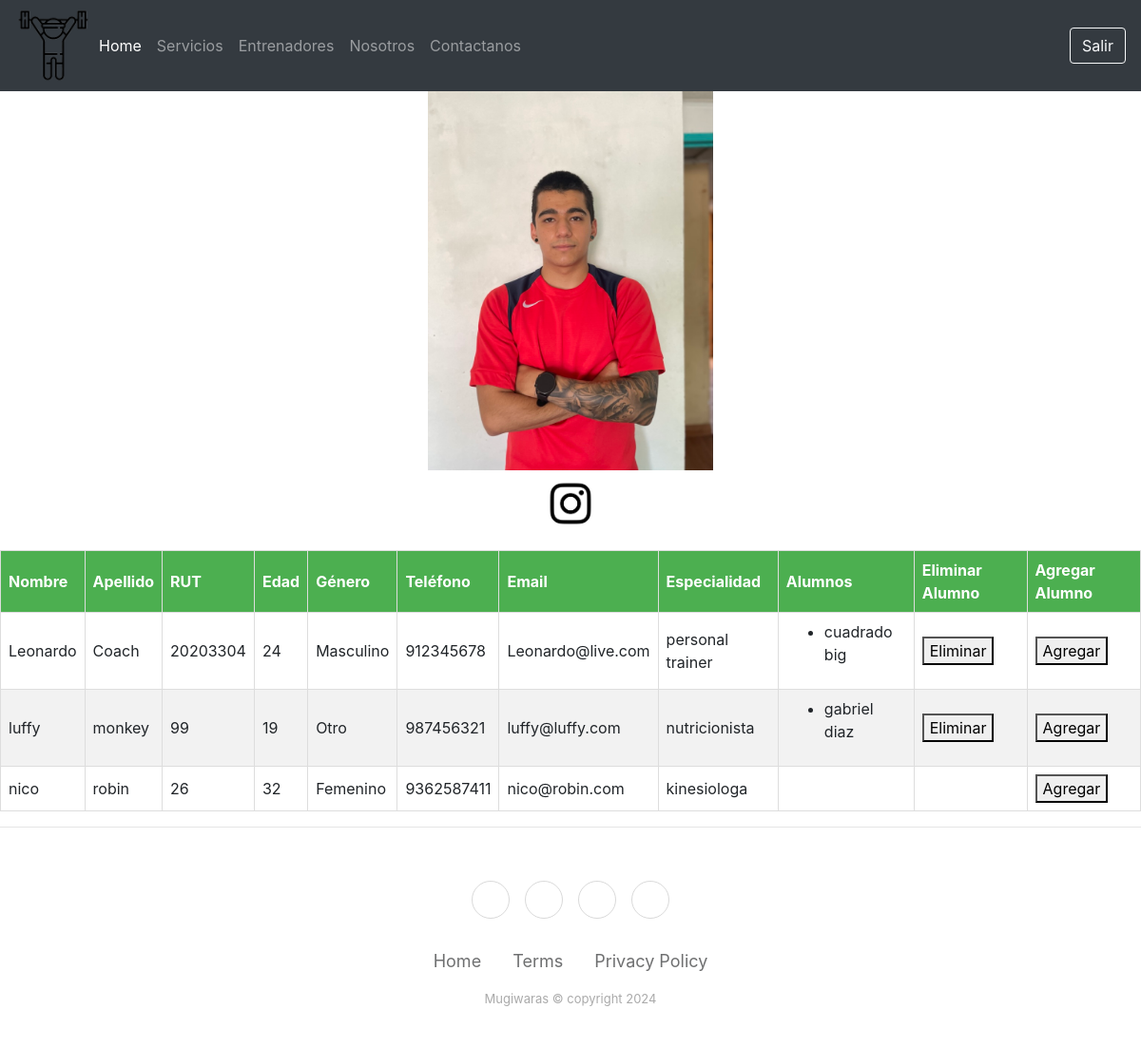
The page /gymapp/Entrenadores (signed in) on the database its author committed.
### gymapp/models.py (models this page shows, shortened)
class Profesional(models.Model):
    GENERO_CHOICES = (
        ('M', 'Masculino'),
        ('F', 'Femenino'),
        ('O', 'Otro'),
    )
    nombre = models.CharField(max_length=100)
    apellido = models.CharField(max_length=100)
    rut = models.CharField(max_length=12, unique=True)
    edad = models.PositiveIntegerField()
    genero = models.CharField(max_length=1, choices=GENERO_CHOICES)
    telefono = models.CharField(max_length=20)
    email = models.EmailField()
    especialidad = models.CharField(max_length=50)  # Se puede convertir en ForeignKey si se tiene una tabla de especialidades

class ClienteGimnasio(models.Model):
    GENERO_CHOICES = (
        ('M', 'Masculino'),
        ('F', 'Femenino'),
        ('O', 'Otro'),
    )
    nombre = models.CharField(max_length=100)
    apellido = models.CharField(max_length=100)
    rut = models.CharField(max_length=12, unique=True)
    edad = models.PositiveIntegerField()
    genero = models.CharField(max_length=1, choices=GENERO_CHOICES)
    telefono = models.CharField(max_length=20)
    email = models.EmailField()
    entrenador = models.ForeignKey('gymapp.Profesional', on_delete=models.CASCADE, related_name='alumnos')

### gymapp/views.py (the view)
# urls.py: path('Entrenadores', views.Entrenadores, name='Entrenadores'),
@login_required
def Entrenadores(request):
    profesionales = Profesional.objects.all()
    context = {'profesionales': profesionales}
    return render(request, 'gymapp/Entrenadores.html', context)

### gymapp/templates/gymapp/Entrenadores.html (shortened to what this page needs)
{% extends 'gymapp/main.html' %}
{% load static %}
{% block content %}
    <link rel="stylesheet" href="{% static 'css/entrenadores.css' %}" />
    <div class="contenedor">
        <img src="{% static 'img/leocoach.jpeg' %}" alt="Mi Imagen" class="imagen-central">
        <a href="https://www.instagram.com/leo.coachpersonal?igsh=MWhueHFleTIxOTJ1NA==" target="_blank">
            <img src="{% static 'img/ig.png' %}" alt="Instagram" class="icono-instagram">
        </a>
    </div>
    <br>
    <table border="1">
        <thead>
            <tr>
                <th>Nombre</th>
                <th>Apellido</th>
                <th>RUT</th>
                <th>Edad</th>
                <th>Género</th>
                <th>Teléfono</th>
                <th>Email</th>
                <th>Especialidad</th>
                <th>Alumnos</th>
                <th>Eliminar Alumno</th>
                <th>Agregar Alumno</th>
            </tr>
            {% for profesional in profesionales %}
            <tr>
                <td>{{ profesional.nombre }}</td>
                <td>{{ profesional.apellido }}</td>
                <td>{{ profesional.rut }}</td>
                <td>{{ profesional.edad }}</td>
                <td>{{ profesional.get_genero_display }}</td>
                <td>{{ profesional.telefono }}</td>
                <td>{{ profesional.email }}</td>
                <td>{{ profesional.especialidad }}</td>
                <td>
                    <ul>
                        {% for alumno in profesional.alumnos.all %}
                        <li>{{ alumno.nombre }} {{ alumno.apellido }}</li>
                        {% endfor %}
                    </ul>
                </td>
                <td>
                    {% for alumno in profesional.alumnos.all %}
                    <form action="{% url 'eliminar_alumno' alumno.id %}" method="post">
                        <button type="submit">Eliminar</button>
                    </form>
                    {% endfor %}
                </td>
                <td>
                    <form action="{% url 'agregar_cliente_gimnasio' profesional.id %}" method="post">
                        <button type="submit">Agregar</button>
                    </form>
                </td>
            </tr>
            {% endfor %}
    </table>
{% endblock %}

### gymapp/templates/gymapp/main.html (shortened to what this page needs)
{% load static %}
<!DOCTYPE html>
<html >
<head>
    <link rel="stylesheet" href="https://cdn.jsdelivr.net/npm/bootstrap@4.3.1/dist/css/bootstrap.min.css">
    <link rel="stylesheet" href="https://cdnjs.cloudflare.com/ajax/libs/twitter-bootstrap/4.1.3/css/bootstrap.min.css">
    <link rel="stylesheet" href="https://cdnjs.cloudflare.com/ajax/libs/ionicons/2.0.1/css/ionicons.min.css">
    <link rel="stylesheet" href="{% static '/css/main.css' %}">
    <link rel="stylesheet" href="{% static '/css/footer.css' %}">
</head>
<body>
    {% include 'gymapp/navbar.html' %}
    {% block content %}
    {% endblock %}
    <hr>
    <div class="footer-basic">
        <footer>
            <div class="social"><a href="#"></a><a href="#"></a><a href="#"></a><a href="#"></a></div>
            <ul class="list-inline">
                <li class="list-inline-item"><a href="#">Home</a></li>
                <li class="list-inline-item"><a href="#">Terms</a></li>
                <li class="list-inline-item"><a href="#">Privacy Policy</a></li>
            </ul>
            <p class="copyright">Mugiwaras © copyright 2024</p>
        </footer>
    </div>
</body>
</html>

### gymapp/templates/gymapp/navbar.html (shortened to what this page needs)
{% load static %}
<nav class="navbar navbar-expand-lg navbar-dark bg-dark">
  <img src="{% static 'img/iconogym.png' %}" alt="" class="imagen-logo">
  <div class="collapse navbar-collapse" id="navbarNav">
      <ul class="navbar-nav mr-auto">
          <li class="nav-item active">
              <a class="nav-link" href="{% url 'index' %}">Home <span class="sr-only">(current)</span></a>
          </li>
          <li class="nav-item">
              <a class="nav-link" href="{% url 'Servicios' %}">Servicios</a>
          </li>
          <li class="nav-item">
              <a class="nav-link" href="{% url 'Entrenadores' %}">Entrenadores</a>
          </li>
          <li class="nav-item">
              <a class="nav-link " href="{% url 'Nosotros' %}">Nosotros</a>
          </li>
          <li class="nav-item">
              <a class="nav-link " href="{% url 'Contactanos' %}">Contactanos</a>
          </li>
      </ul>
      <ul class="navbar-nav">
          <li class="nav-item">
              <div class="wrapper">
                  {% if request.user.is_authenticated %}
                  <a href="{% url 'logout' %}" class="btn btn-outline-light">Salir</a>
                  {% else %}
                  <a href="{% url 'login' %}" class="btn btn-outline-light">Iniciar Sesión</a>
                  {% endif %}
              </div>
          </li>
      </ul>
  </div>
</nav>

### gymapp/static/css/main.css (style rules this page uses)
.imagen-logo { max-width: 150px; max-height: 80px; }

### gymapp/static/css/footer.css (style rules this page uses)
.footer-basic { padding:40px 0; background-color:#ffffff; color:#4b4c4d; }
.footer-basic ul { padding:0; list-style:none; text-align:center; font-size:18px; line-height:1.6; margin-bottom:0; }
.footer-basic li { padding:0 10px; }
.footer-basic ul a { color:inherit; text-decoration:none; opacity:0.8; }
.footer-basic .social { text-align:center; padding-bottom:25px; }
.footer-basic .social > a { font-size:24px; width:40px; height:40px; line-height:40px; display:inline-block; text-align:center; border-radius:50%; border:1px solid #ccc; margin:0 8px; color:inherit; opacity:0.75; }
.footer-basic .copyright { margin-top:15px; text-align:center; font-size:13px; color:#aaa; margin-bottom:0; }

### gymapp/static/css/entrenadores.css (style rules this page uses)
.contenedor { text-align: center; }
.imagen-central { width: 300px; height: auto; margin-bottom: 10px; }
.icono-instagram { width: 50px; height: auto; display: block; margin: 0 auto; }
table { border-collapse: collapse; width: 100%; border: 1px solid #dddddd; }
th, td { border: 1px solid #dddddd; text-align: left; padding: 8px; }
tr:nth-child(odd) { background-color: #f2f2f2; }
th { background-color: #4CAF50; color: white; }

### rows shown on the page
Profesional: nombre "Leonardo", apellido "Coach", rut "20203304", edad "24", genero "Masculino", telefono "912345678", email "Leonardo@live.com", especialidad "personal trainer"
ClienteGimnasio: nombre "cuadrado", apellido "big"
Profesional: nombre "luffy", apellido "monkey", rut "99", edad "19", genero "Otro", telefono "987456321", email "luffy@luffy.com", especialidad "nutricionista"
ClienteGimnasio: nombre "gabriel", apellido "diaz"
Profesional: nombre "nico", apellido "robin", rut "26", edad "32", genero "Femenino", telefono "9362587411", email "nico@robin.com", especialidad "kinesiologa"
